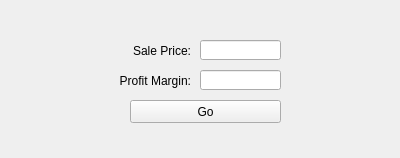
<?xml version="1.0" encoding="UTF-8"?>
<ui version="4.0">
 <class>marginwindow</class>
 <widget class="QWidget" name="marginwindow">
  <property name="geometry">
   <rect>
    <x>0</x>
    <y>0</y>
    <width>400</width>
    <height>158</height>
   </rect>
  </property>
  <property name="windowTitle">
   <string>Margin Tool</string>
  </property>
  <widget class="QPushButton" name="gobutton">
   <property name="geometry">
    <rect>
     <x>130</x>
     <y>100</y>
     <width>151</width>
     <height>23</height>
    </rect>
   </property>
   <property name="text">
    <string>Go</string>
   </property>
  </widget>
  <widget class="QLineEdit" name="priceuser">
   <property name="geometry">
    <rect>
     <x>200</x>
     <y>40</y>
     <width>81</width>
     <height>20</height>
    </rect>
   </property>
  </widget>
  <widget class="QLabel" name="pricelabel">
   <property name="geometry">
    <rect>
     <x>100</x>
     <y>40</y>
     <width>91</width>
     <height>21</height>
    </rect>
   </property>
   <property name="text">
    <string>Sale Price:</string>
   </property>
   <property name="alignment">
    <set>Qt::AlignRight|Qt::AlignTrailing|Qt::AlignVCenter</set>
   </property>
  </widget>
  <widget class="QLineEdit" name="marginuser">
   <property name="geometry">
    <rect>
     <x>200</x>
     <y>70</y>
     <width>81</width>
     <height>20</height>
    </rect>
   </property>
  </widget>
  <widget class="QLabel" name="marginlabel">
   <property name="geometry">
    <rect>
     <x>100</x>
     <y>70</y>
     <width>91</width>
     <height>21</height>
    </rect>
   </property>
   <property name="text">
    <string>Profit Margin:</string>
   </property>
   <property name="alignment">
    <set>Qt::AlignRight|Qt::AlignTrailing|Qt::AlignVCenter</set>
   </property>
  </widget>
 </widget>
 <resources/>
 <connections/>
</ui>
